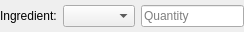
<?xml version="1.0" encoding="UTF-8"?>
<ui version="4.0">
 <class>Form</class>
 <widget class="QWidget" name="Form">
  <property name="geometry">
   <rect>
    <x>0</x>
    <y>0</y>
    <width>244</width>
    <height>32</height>
   </rect>
  </property>
  <property name="windowTitle">
   <string>Form</string>
  </property>
  <layout class="QHBoxLayout" name="horizontalLayout">
   <property name="leftMargin">
    <number>0</number>
   </property>
   <property name="topMargin">
    <number>0</number>
   </property>
   <property name="rightMargin">
    <number>0</number>
   </property>
   <property name="bottomMargin">
    <number>0</number>
   </property>
   <item>
    <widget class="QLabel" name="label_ingredient">
     <property name="text">
      <string>Ingredient:</string>
     </property>
    </widget>
   </item>
   <item>
    <widget class="QComboBox" name="itemSelector">
     <property name="sizePolicy">
      <sizepolicy hsizetype="Expanding" vsizetype="Fixed">
       <horstretch>0</horstretch>
       <verstretch>0</verstretch>
      </sizepolicy>
     </property>
    </widget>
   </item>
   <item>
    <widget class="QLineEdit" name="quantityInput">
     <property name="minimumSize">
      <size>
       <width>64</width>
       <height>0</height>
      </size>
     </property>
     <property name="placeholderText">
      <string>Quantity</string>
     </property>
    </widget>
   </item>
  </layout>
 </widget>
 <resources/>
 <connections/>
</ui>
